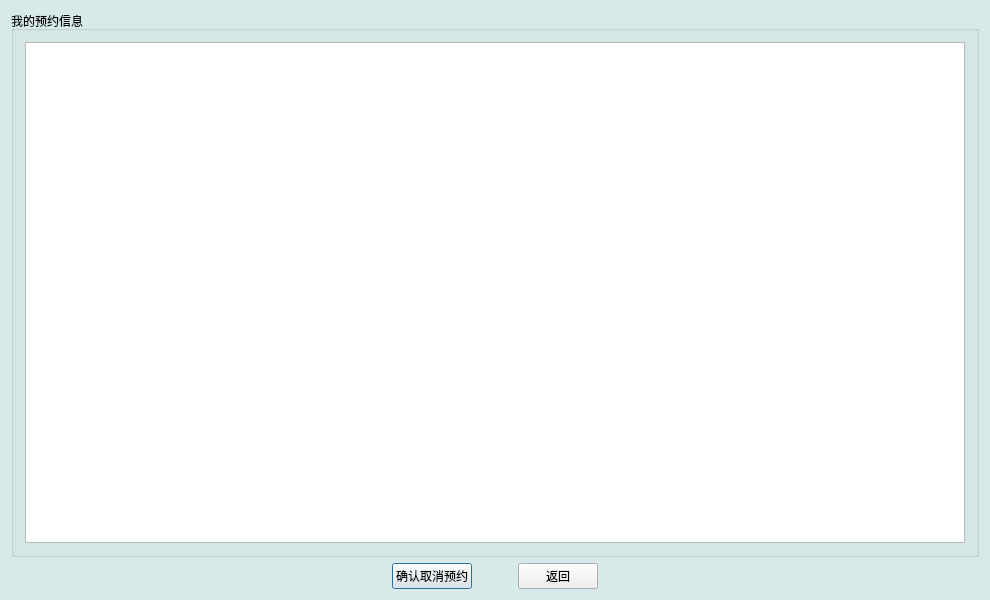
<?xml version="1.0" encoding="UTF-8"?>
<ui version="4.0">
 <class>KConcealDialog</class>
 <widget class="QDialog" name="KConcealDialog">
  <property name="geometry">
   <rect>
    <x>0</x>
    <y>0</y>
    <width>990</width>
    <height>600</height>
   </rect>
  </property>
  <property name="windowTitle">
   <string>取消个人预约</string>
  </property>
  <property name="windowIcon">
   <iconset resource="kroomreserve.qrc">
    <normaloff>:/images/logo.png</normaloff>:/images/logo.png</iconset>
  </property>
  <property name="styleSheet">
   <string notr="true">QDialog#KConcealDialog
{
	background-color: rgb(215, 233, 233);
}</string>
  </property>
  <layout class="QVBoxLayout" name="verticalLayout">
   <item>
    <widget class="QGroupBox" name="groupBox">
     <property name="title">
      <string>我的预约信息</string>
     </property>
     <layout class="QGridLayout" name="gridLayout">
      <item row="0" column="0">
       <widget class="QListWidget" name="listWidget"/>
      </item>
     </layout>
    </widget>
   </item>
   <item>
    <layout class="QHBoxLayout" name="horizontalLayout">
     <item>
      <spacer name="horizontalSpacer">
       <property name="orientation">
        <enum>Qt::Horizontal</enum>
       </property>
       <property name="sizeHint" stdset="0">
        <size>
         <width>40</width>
         <height>20</height>
        </size>
       </property>
      </spacer>
     </item>
     <item>
      <widget class="QPushButton" name="confirmButton">
       <property name="text">
        <string>确认取消预约</string>
       </property>
      </widget>
     </item>
     <item>
      <spacer name="horizontalSpacer_3">
       <property name="orientation">
        <enum>Qt::Horizontal</enum>
       </property>
       <property name="sizeType">
        <enum>QSizePolicy::Fixed</enum>
       </property>
       <property name="sizeHint" stdset="0">
        <size>
         <width>40</width>
         <height>20</height>
        </size>
       </property>
      </spacer>
     </item>
     <item>
      <widget class="QPushButton" name="cancelButton">
       <property name="text">
        <string>返回</string>
       </property>
      </widget>
     </item>
     <item>
      <spacer name="horizontalSpacer_2">
       <property name="orientation">
        <enum>Qt::Horizontal</enum>
       </property>
       <property name="sizeHint" stdset="0">
        <size>
         <width>40</width>
         <height>20</height>
        </size>
       </property>
      </spacer>
     </item>
    </layout>
   </item>
  </layout>
 </widget>
 <layoutdefault spacing="6" margin="11"/>
 <resources>
  <include location="kroomreserve.qrc"/>
 </resources>
 <connections/>
</ui>
